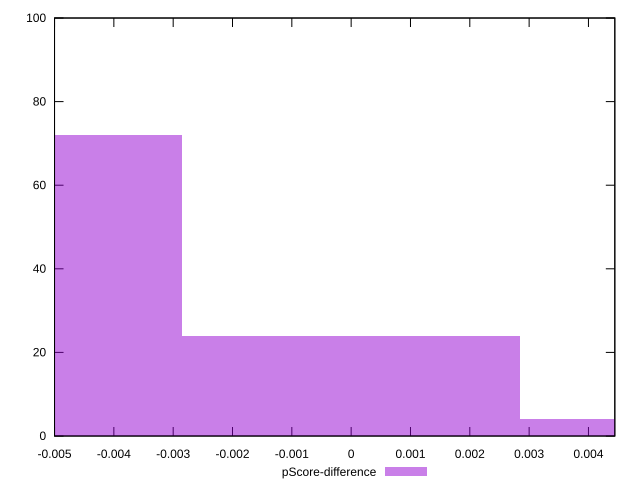

Here is the gnuplot script that generated this plot:
reset

$pScoreDifference <<EOF
0 24
-0.005704682085358977 72
0.005704682085358977 4
EOF

set key outside below
set boxwidth 0.005704682085358977
set xrange [-0.0050000000000000044:0.004444444444444473]
set yrange [0:100]
set trange [0:100]
set style fill transparent solid 0.5 noborder
set terminal svg size 640, 490 enhanced background rgb 'white'
set output "report_00019_2021-02-10T18-14-37.922Z//offscreen-images/samples/pages+cached/pScore-difference/histogram.svg"

plot $pScoreDifference title "pScore-difference" with boxes

reset
